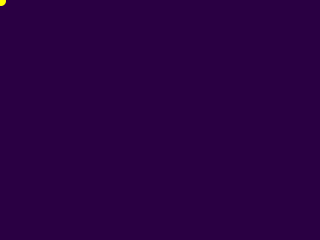
Frame 1 (no input)
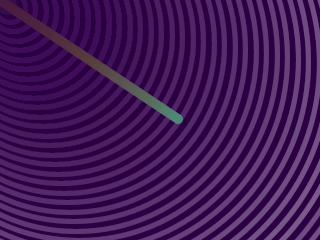
Frame 60 (the mouse pressed at the canvas centre just before this capture)
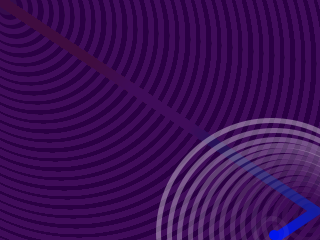
Frame 120 (the mouse held since frame 60 and released just before this capture)

The Processing sketch that drew these frames (run headless with seeded random() and noise(); from frame 60 on, the mouse is pressed at the canvas centre):

// Processing sketch: processing_5148
// ── processing_5148.pde

/**
  A bouncing ball animation made by Cym - http://cymspace.net/
  My homework for this week's processing class ;-)
  Friday, October 09, 2009
  
  This sketch is just a simple bouncing ball animation.
  Each time the ball hits a side, a loop of circles appears.
  A transparent background is used to create the fading effect.
 */

int xPos;
int yPos;
int speed;
boolean xDir;
boolean yDir;

float xHit;
float yHit;
float xTotal;
float yTotal;

color ballColor;
int ballR;
int ballG;
int ballB;
int ballSize;

void setup() {
  frameRate(30);
  size(320,240);
  smooth();
  background(42,0,67);
  xPos = 1;
  yPos = 1;
  speed = 1;
  xDir = true;
  yDir = true;
  ballSize = 10;
  xTotal = (width/10) + 10;
  yTotal = (height/10) + 10;
}

void draw() {
  
  noStroke();
  fill(42,0,67,10);
  rect(0,0,width,height);
  
  ballR = 255 - constrain(xPos,0,255);
  ballG = 255 - constrain(yPos,0,255);
  ballB = constrain(yPos,0,255);
  
  ballColor = color(ballR,ballG,ballB);  
  fill(ballColor);
  ellipse(xPos,yPos,ballSize,ballSize);
  
  if (xDir) {
    xPos = xPos + speed+2;
  } else {
    xPos = xPos - speed-2;
  }
  
  if (yDir) {
    yPos = yPos + speed+1;
  } else {
    yPos = yPos - speed-1;
  }
  
  if (xPos > (width-(ballSize/2))) {
    xDir = false;
    xHit = xTotal;
  } else if (xPos < (ballSize/2)) {
    xDir = true;
    xHit = xTotal;
  }
  
  if (yPos > (height-(ballSize/2))) {
    yDir = false;
    yHit = yTotal;
  } else if (yPos < (ballSize/2)) {
    yDir = true;
    yHit = yTotal;
  }
  
  if (xHit>0) {
    strokeWeight(5);
    stroke(255,255,255,255-(xHit*(255/xTotal)));
    noFill();
    ellipse(xPos,yPos,(xTotal-xHit)*15,(xTotal-xHit)*15);
    noStroke();
    xHit--;
  }
  if (yHit>0) {
    strokeWeight(5);
    stroke(255,255,255,255-(yHit*(255/yTotal)));
    noFill();
    ellipse(xPos,yPos,(yTotal-yHit)*15,(yTotal-yHit)*15);
    noStroke();
    yHit--;
  }

}
